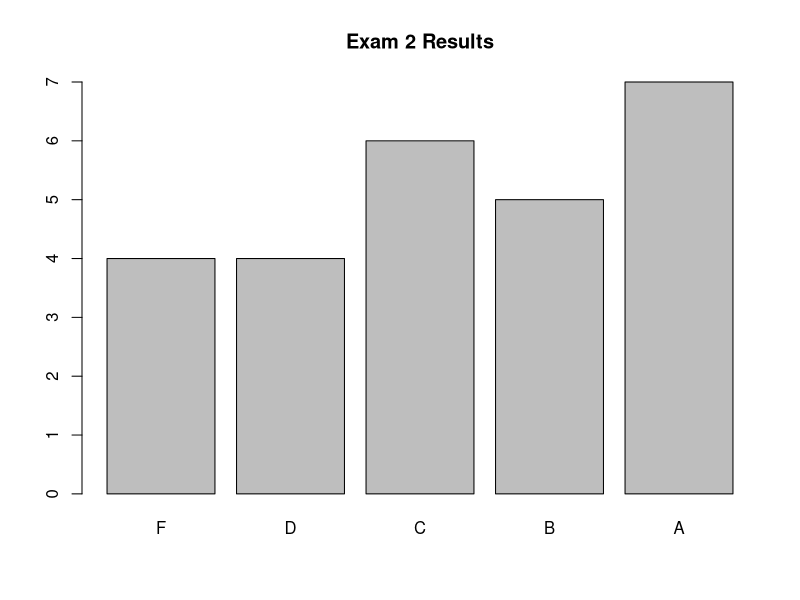

This figure's R source: (Note: this script raises an error after producing the figure.)
## ---- chunk 1
points <- c(20, 25, 15, 15, 15, 15)
g <- data.frame(q1 = points[1] - c(0, 4,  6, 0, 0, 0, 0,  0,  4,  0, 0, 0,  0,  0,  0,  6,  0,  0,  0,  0, 0, 0, 0,  5, 0,  0),
                q2 = points[2] - c(5, 8, 13, 3, 1, 3, 4, 15, 12,  4, 6, 5, 10, 14,  9, 12, 10,  3, 14, 15, 4, 2, 1,  7, 4,  3),
                q3 = points[3] - c(2, 5, 12, 2, 0, 2, 0, 10,  8,  4, 2, 3,  5,  4, 10, 10,  3,  5,  5, 10, 4, 2, 4,  4, 1,  1),
                q4 = points[4] - c(2, 3, 10, 7, 3, 3, 1,  4,  7, 15, 6, 7,  8,  7, 12, 13, 12,  4, 12,  8, 7, 0, 4, 10, 2,  5),
                q5 = points[5] - c(3, 0,  9, 0, 0, 0, 8,  2,  8,  8, 2, 2,  2,  3,  0,  8,  0,  1,  8,  2, 0, 0, 0,  7, 0,  5),
                q6 = points[6] - c(3, 8, 11, 8, 6, 1, 5,  2,  9,  6, 9, 8,  7,  6, 12,  5,  9,  0,  9,  8, 5, 8, 5,  7, 8, 15))
g$grades <- rowSums(g)
summary(g$grades)

g$lgrades <- ifelse (g$grades<60, 'F', ifelse (g$grades<70, 'D', ifelse (g$grades<80, 'C', ifelse (g$grades<90, 'B', 'A'))))
g$lgrades <- factor(g$lgrades, c('F', 'D', 'C', 'B', 'A'))
barplot(table(g$lgrades))
title('Exam 2 Results')
## ---- chunk 2
g2 <- data.frame(question = c(rep('q1', length(g$q1)),
                              rep('q2', length(g$q2)),
                              rep('q3', length(g$q3)),
                              rep('q4', length(g$q4)),
                              rep('q5', length(g$q5)),
                              rep('q6', length(g$q6))),
                 score = 100*c(g$q1/points[1], g$q2/points[2], g$q3/points[3], g$q4/points[4], g$q5/points[5], g$q6/points[6]))
plot(g2$question, g2$score)
title('Individual Question Results')
